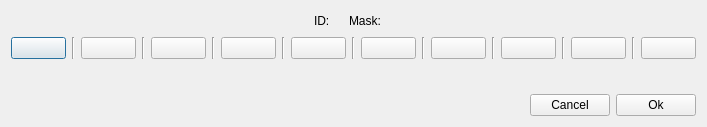
<?xml version="1.0" encoding="UTF-8"?>
<ui version="4.0">
 <class>Dialog</class>
 <widget class="QDialog" name="Dialog">
  <property name="geometry">
   <rect>
    <x>0</x>
    <y>0</y>
    <width>707</width>
    <height>127</height>
   </rect>
  </property>
  <property name="windowTitle">
   <string>Edit</string>
  </property>
  <layout class="QGridLayout" name="gridLayout">
   <item row="0" column="0">
    <layout class="QVBoxLayout" name="verticalLayout">
     <item>
      <layout class="QHBoxLayout" name="horizontalLayout_3">
       <item>
        <spacer name="horizontalSpacer_2">
         <property name="orientation">
          <enum>Qt::Horizontal</enum>
         </property>
         <property name="sizeHint" stdset="0">
          <size>
           <width>40</width>
           <height>20</height>
          </size>
         </property>
        </spacer>
       </item>
       <item>
        <widget class="QLabel" name="label">
         <property name="text">
          <string>ID:</string>
         </property>
         <property name="alignment">
          <set>Qt::AlignLeading|Qt::AlignLeft|Qt::AlignVCenter</set>
         </property>
        </widget>
       </item>
       <item>
        <widget class="QLabel" name="labelID">
         <property name="text">
          <string/>
         </property>
        </widget>
       </item>
       <item>
        <widget class="QLabel" name="label_3">
         <property name="text">
          <string>Mask:</string>
         </property>
        </widget>
       </item>
       <item>
        <widget class="QLabel" name="labelMask">
         <property name="text">
          <string/>
         </property>
        </widget>
       </item>
       <item>
        <spacer name="horizontalSpacer_3">
         <property name="orientation">
          <enum>Qt::Horizontal</enum>
         </property>
         <property name="sizeHint" stdset="0">
          <size>
           <width>40</width>
           <height>20</height>
          </size>
         </property>
        </spacer>
       </item>
      </layout>
     </item>
     <item>
      <layout class="QHBoxLayout" name="horizontalLayout">
       <item>
        <widget class="QPushButton" name="pushButton10">
         <property name="text">
          <string/>
         </property>
        </widget>
       </item>
       <item>
        <widget class="Line" name="line">
         <property name="orientation">
          <enum>Qt::Vertical</enum>
         </property>
        </widget>
       </item>
       <item>
        <widget class="QPushButton" name="pushButton9">
         <property name="text">
          <string/>
         </property>
        </widget>
       </item>
       <item>
        <widget class="Line" name="line_2">
         <property name="orientation">
          <enum>Qt::Vertical</enum>
         </property>
        </widget>
       </item>
       <item>
        <widget class="QPushButton" name="pushButton8">
         <property name="text">
          <string/>
         </property>
        </widget>
       </item>
       <item>
        <widget class="Line" name="line_3">
         <property name="orientation">
          <enum>Qt::Vertical</enum>
         </property>
        </widget>
       </item>
       <item>
        <widget class="QPushButton" name="pushButton7">
         <property name="text">
          <string/>
         </property>
        </widget>
       </item>
       <item>
        <widget class="Line" name="line_4">
         <property name="orientation">
          <enum>Qt::Vertical</enum>
         </property>
        </widget>
       </item>
       <item>
        <widget class="QPushButton" name="pushButton6">
         <property name="text">
          <string/>
         </property>
        </widget>
       </item>
       <item>
        <widget class="Line" name="line_5">
         <property name="orientation">
          <enum>Qt::Vertical</enum>
         </property>
        </widget>
       </item>
       <item>
        <widget class="QPushButton" name="pushButton5">
         <property name="text">
          <string/>
         </property>
        </widget>
       </item>
       <item>
        <widget class="Line" name="line_6">
         <property name="orientation">
          <enum>Qt::Vertical</enum>
         </property>
        </widget>
       </item>
       <item>
        <widget class="QPushButton" name="pushButton4">
         <property name="text">
          <string/>
         </property>
        </widget>
       </item>
       <item>
        <widget class="Line" name="line_7">
         <property name="orientation">
          <enum>Qt::Vertical</enum>
         </property>
        </widget>
       </item>
       <item>
        <widget class="QPushButton" name="pushButton3">
         <property name="text">
          <string/>
         </property>
        </widget>
       </item>
       <item>
        <widget class="Line" name="line_8">
         <property name="orientation">
          <enum>Qt::Vertical</enum>
         </property>
        </widget>
       </item>
       <item>
        <widget class="QPushButton" name="pushButton2">
         <property name="text">
          <string/>
         </property>
        </widget>
       </item>
       <item>
        <widget class="Line" name="line_9">
         <property name="orientation">
          <enum>Qt::Vertical</enum>
         </property>
        </widget>
       </item>
       <item>
        <widget class="QPushButton" name="pushButton1">
         <property name="text">
          <string/>
         </property>
        </widget>
       </item>
      </layout>
     </item>
     <item>
      <spacer name="verticalSpacer">
       <property name="orientation">
        <enum>Qt::Vertical</enum>
       </property>
       <property name="sizeHint" stdset="0">
        <size>
         <width>20</width>
         <height>40</height>
        </size>
       </property>
      </spacer>
     </item>
    </layout>
   </item>
   <item row="1" column="0">
    <layout class="QHBoxLayout" name="horizontalLayout_2">
     <item>
      <spacer name="horizontalSpacer">
       <property name="orientation">
        <enum>Qt::Horizontal</enum>
       </property>
       <property name="sizeHint" stdset="0">
        <size>
         <width>40</width>
         <height>20</height>
        </size>
       </property>
      </spacer>
     </item>
     <item>
      <widget class="QPushButton" name="pushButtonReject">
       <property name="text">
        <string>Cancel</string>
       </property>
      </widget>
     </item>
     <item>
      <widget class="QPushButton" name="pushButtonAccept">
       <property name="text">
        <string>Ok</string>
       </property>
      </widget>
     </item>
    </layout>
   </item>
  </layout>
 </widget>
 <resources/>
 <connections>
  <connection>
   <sender>pushButtonReject</sender>
   <signal>clicked()</signal>
   <receiver>Dialog</receiver>
   <slot>reject()</slot>
   <hints>
    <hint type="sourcelabel">
     <x>534</x>
     <y>98</y>
    </hint>
    <hint type="destinationlabel">
     <x>213</x>
     <y>96</y>
    </hint>
   </hints>
  </connection>
  <connection>
   <sender>pushButtonAccept</sender>
   <signal>clicked()</signal>
   <receiver>Dialog</receiver>
   <slot>accept()</slot>
   <hints>
    <hint type="sourcelabel">
     <x>638</x>
     <y>102</y>
    </hint>
    <hint type="destinationlabel">
     <x>257</x>
     <y>85</y>
    </hint>
   </hints>
  </connection>
 </connections>
</ui>
